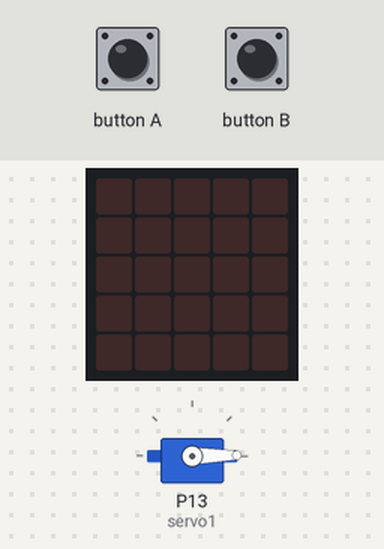
This program was run on a simulated BBC micro:bit running MicroPython. Shown: servo, the board's 5×5 LED display. The inputs (shaded band) are chosen by the test bench. Servo angles are drawn from the pulse width (0.5 ms = 0°, 2.5 ms = 180°).

Above: at 1.2 s.
1.3 s: button A pressed for 0.15 s
At 2.5 s:
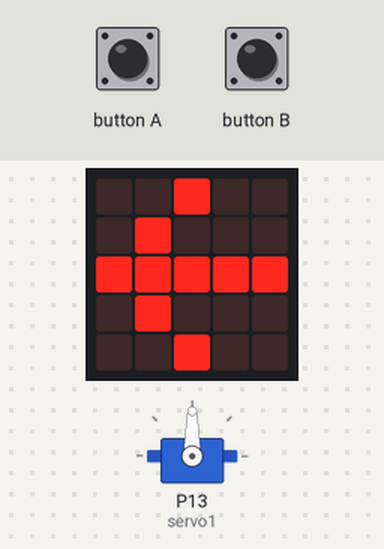
2.9 s: button A pressed for 1 s
At 3.8 s:
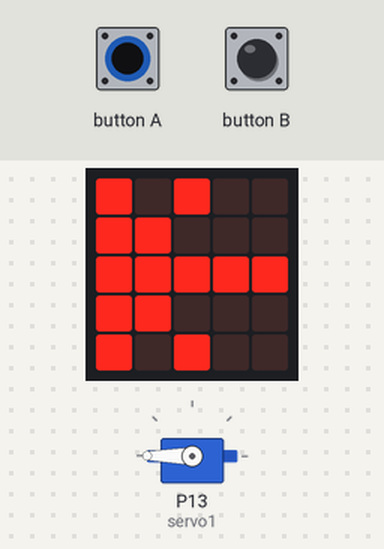
5.4 s: button B pressed for 0.15 s
At 6.6 s:
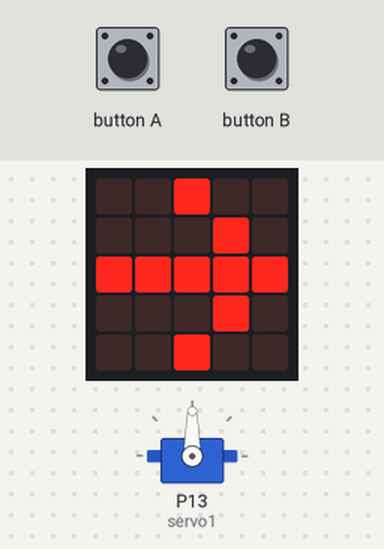
7.0 s: button B pressed for 1 s
At 7.8 s:
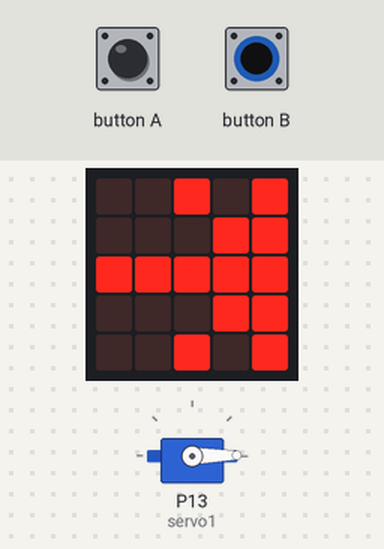
9.5 s: button A pressed for 3.2 s
At 10.9 s:
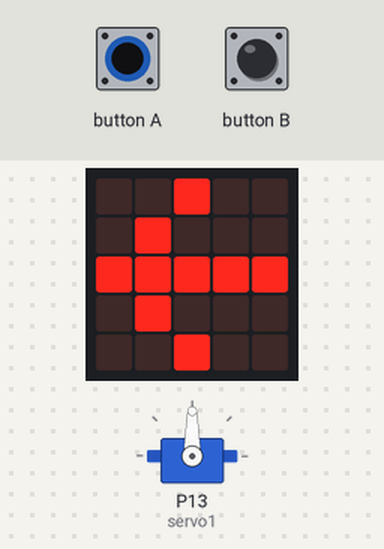
14.2 s: button B pressed for 3.2 s
At 14.8 s:
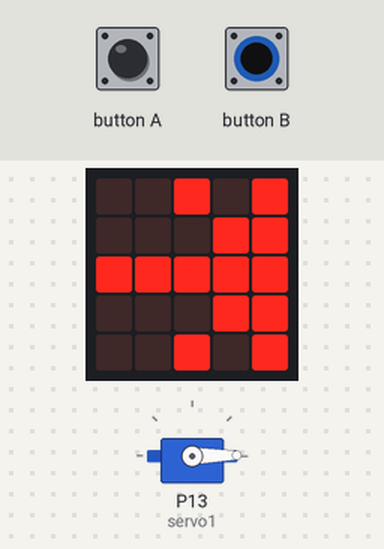
Timing chart, 0 to 17.2 s (numbered marks = the images above; inputs shaded):
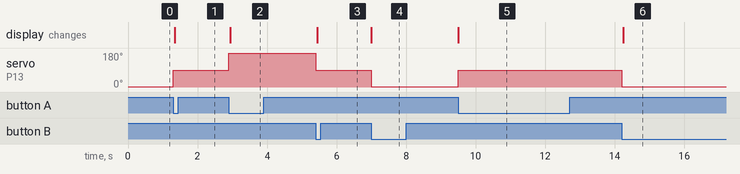

Measured:
- after the input at 1.3 s, servo on P13 (servo1): 1° → 90° at once; the display: changes at once (image 1)
- after the input at 2.9 s, servo on P13 (servo1): 90° → 180° at once; the display: changes at once (image 2)
- after the input at 5.4 s, servo on P13 (servo1): 180° → 90° at once; the display: changes at once (image 3)
- after the input at 7.0 s, servo on P13 (servo1): 90° → 1° at once; the display: changes at once (image 4)
- after the input at 9.5 s, servo on P13 (servo1): 1° → 90° at once; the display: changes at once (image 5)
- after the input at 14.2 s, servo on P13 (servo1): 90° → 1° at once; the display: changes at once (image 6)

The program:

example2.py
```python
from microbit import *   # this is necessary for the servo class to work

from servo import Servo  # imports class "Servo" from module "servo.py"

LIMIT_ARROW_W = Image(  # creates image to display when angle excedes 180°
             "90900:"
             "99000:"
             "99999:"
             "99000:"
             "90900")

LIMIT_ARROW_E = Image(  # creates image to display when angle dips below 0°
             "00909:"
             "00099:"
             "99999:"
             "00099:"
             "00909")

angle = 0
delta_angle = 90   # defines how much servo increments with each button press

servo1 = Servo(pin13)   # creates servo object and defines output on pin15, almost every pin will work
servo1.rotate(angle)    # rotates servo1 to angle degrees on startup

while True:
    if button_a.get_presses() == 1:
        display.show(Image.ARROW_W)
        angle = angle + delta_angle   # angle increments
        if angle >= 180:   # prevents exception being raised from servo library as servo cannot rotate more than 180°
            angle = 180
            display.show(LIMIT_ARROW_W) # shows limit arrow designed earlier
        servo1.rotate(angle)  # executes rotation

    if button_b.get_presses() == 1:
        display.show(Image.ARROW_E)
        angle = angle - delta_angle
        if angle <= 0:
            angle = 0
            display.show(LIMIT_ARROW_E)
        servo1.rotate(angle)
```

servo.py
```python
# This is a MicroPython class designed rotate the Tower Pro SG90 servo motor
# using a BBC micro:bit, but it also works on other servo motors such as the Tower Pro MG995.
# There are two ways to use this class:
# - the easy way is to copy this code to the top of your project.
# - the proper way is to copy this "servo.py" file to the "mu_code" directory of your PC.
#   then press the "files" button in the "Mu" application and copy the file from your computer
#   to the micro:bit. Flash your project to the micro:bit and it will work.

class Servo:

    PWM_period = 20 # defines PWM period in ms - for Tower Pro SG90, PWM period = 20ms

    # allows control of a servo motor from any available pin on the micro:bit
    # The voltage to power the servo must be 5V. The signal voltage ideally should also be 5V
    # but the servo will work with the 3.3V that the micro:bit provides. A two transistor
    # amplifier circuit can be used to achieve a 5V signal.

    def __init__(self, pin):
        self.my_pin = pin
        self.my_pin.set_analog_period(self.PWM_period) #sets analogue period to PWM_period ms

    def rotate(self, angle):  # takes parameter angle
        if angle > 180:
            # micro:bit automatically displays exception to user
            raise Exception("angle > 180 degrees") #servo cannot rotate more than 180°
        elif angle < 0:
            raise Exception("angle < 0 degrees") #servo cannot rotate less than 0°
        else:
            # Calculating analogue input:
            # First calculate duty cycle needed for the given angle input.
            # Datasheet says for Tower Pro SG90 pulse_width_range is 1000us to 2000us.
            # From measurements, actual pulse_width_range is 500us to 2500us.
            # Define duty_cycle_ratio = pulse_width/PWM_period
            # angle:                   0°      90°     180°        and everything inbetween
            # pulse_width:             500us   1500us  2500us
            # duty_cycle_ratio:        1/40    3/40    5/40
            # therefore formula for converting angle to duty_cycle_ratio is:
            # = 1/40 + angle*(duty_cycle_ratio range/angle range
            # = 1/40 + angle*(5/40 - 1/40)/(180 - 0)
            # = 1/40 + angle/1800
            # Calculating analogue_input from duty_cycle_ratio.
            # duty_cycle_ratio:        0       1/40     5/40    1
            # analogue_input:          0       25.6     128     1024
            # multiplier is x1024
            # Note: if constant voltage is desired, analogue input of 1024 returns an error,
            #       instead, a digital signal may be used.
            analogue_input = (1/40 + angle/1800)*1024
            self.my_pin.write_analog(analogue_input)

# end of library
```
